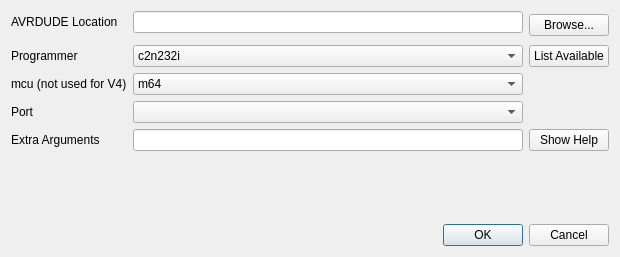
<?xml version="1.0" encoding="UTF-8"?>
<ui version="4.0">
 <class>burnConfigDialog</class>
 <widget class="QDialog" name="burnConfigDialog">
  <property name="geometry">
   <rect>
    <x>0</x>
    <y>0</y>
    <width>620</width>
    <height>257</height>
   </rect>
  </property>
  <property name="windowTitle">
   <string>AVRDUDE Configuration</string>
  </property>
  <property name="windowIcon">
   <iconset resource="companion9x.qrc">
    <normaloff>:/images/configure.png</normaloff>:/images/configure.png</iconset>
  </property>
  <layout class="QGridLayout" name="gridLayout_2">
   <item row="0" column="0">
    <layout class="QGridLayout" name="gridLayout">
     <item row="0" column="2">
      <widget class="QLineEdit" name="avrdude_location">
       <property name="toolTip">
        <string>Location of AVRDUDE executable</string>
       </property>
       <property name="whatsThis">
        <string>The location of the AVRDUDE.EXE executable.</string>
       </property>
       <property name="text">
        <string notr="true"/>
       </property>
      </widget>
     </item>
     <item row="0" column="4" rowspan="2">
      <widget class="QPushButton" name="pushButton">
       <property name="whatsThis">
        <string>Use this button to browse and look for the AVRDUDE.EXE executable file.</string>
       </property>
       <property name="text">
        <string>Browse...</string>
       </property>
      </widget>
     </item>
     <item row="2" column="0">
      <widget class="QLabel" name="label_2">
       <property name="text">
        <string>Programmer</string>
       </property>
       <property name="alignment">
        <set>Qt::AlignLeading|Qt::AlignLeft|Qt::AlignVCenter</set>
       </property>
      </widget>
     </item>
     <item row="2" column="2">
      <widget class="QComboBox" name="avrdude_programmer">
       <property name="whatsThis">
        <string>Programmer used for communicating with the controller.
Please consult the programmer's documentation and the AVRDUDE documentation to select the appropriate programmer.</string>
       </property>
       <property name="insertPolicy">
        <enum>QComboBox::InsertAlphabetically</enum>
       </property>
       <item>
        <property name="text">
         <string notr="true">c2n232i</string>
        </property>
       </item>
       <item>
        <property name="text">
         <string notr="true">dasa3</string>
        </property>
       </item>
       <item>
        <property name="text">
         <string notr="true">dasa</string>
        </property>
       </item>
       <item>
        <property name="text">
         <string notr="true">siprog</string>
        </property>
       </item>
       <item>
        <property name="text">
         <string notr="true">ponyser</string>
        </property>
       </item>
       <item>
        <property name="text">
         <string notr="true">89isp</string>
        </property>
       </item>
       <item>
        <property name="text">
         <string notr="true">frank-stk200</string>
        </property>
       </item>
       <item>
        <property name="text">
         <string notr="true">blaster</string>
        </property>
       </item>
       <item>
        <property name="text">
         <string notr="true">ere-isp-avr</string>
        </property>
       </item>
       <item>
        <property name="text">
         <string notr="true">atisp</string>
        </property>
       </item>
       <item>
        <property name="text">
         <string notr="true">dapa</string>
        </property>
       </item>
       <item>
        <property name="text">
         <string notr="true">xil</string>
        </property>
       </item>
       <item>
        <property name="text">
         <string notr="true">futurlec</string>
        </property>
       </item>
       <item>
        <property name="text">
         <string notr="true">abcmini</string>
        </property>
       </item>
       <item>
        <property name="text">
         <string notr="true">picoweb</string>
        </property>
       </item>
       <item>
        <property name="text">
         <string notr="true">sp12</string>
        </property>
       </item>
       <item>
        <property name="text">
         <string notr="true">alf</string>
        </property>
       </item>
       <item>
        <property name="text">
         <string notr="true">bascom</string>
        </property>
       </item>
       <item>
        <property name="text">
         <string notr="true">dt006</string>
        </property>
       </item>
       <item>
        <property name="text">
         <string notr="true">pony-stk200</string>
        </property>
       </item>
       <item>
        <property name="text">
         <string notr="true">stk200</string>
        </property>
       </item>
       <item>
        <property name="text">
         <string notr="true">bsd</string>
        </property>
       </item>
       <item>
        <property name="text">
         <string notr="true">pavr</string>
        </property>
       </item>
       <item>
        <property name="text">
         <string notr="true">dragon_pdi</string>
        </property>
       </item>
       <item>
        <property name="text">
         <string notr="true">dragon_dw</string>
        </property>
       </item>
       <item>
        <property name="text">
         <string notr="true">dragon_hvsp</string>
        </property>
       </item>
       <item>
        <property name="text">
         <string notr="true">dragon_pp</string>
        </property>
       </item>
       <item>
        <property name="text">
         <string notr="true">dragon_isp</string>
        </property>
       </item>
       <item>
        <property name="text">
         <string notr="true">dragon_jtag</string>
        </property>
       </item>
       <item>
        <property name="text">
         <string notr="true">jtag2pdi</string>
        </property>
       </item>
       <item>
        <property name="text">
         <string notr="true">jtag2avr32</string>
        </property>
       </item>
       <item>
        <property name="text">
         <string notr="true">jtagmkII_avr32</string>
        </property>
       </item>
       <item>
        <property name="text">
         <string notr="true">jtag2dw</string>
        </property>
       </item>
       <item>
        <property name="text">
         <string notr="true">jtag2isp</string>
        </property>
       </item>
       <item>
        <property name="text">
         <string notr="true">jtag2</string>
        </property>
       </item>
       <item>
        <property name="text">
         <string notr="true">jtag2fast</string>
        </property>
       </item>
       <item>
        <property name="text">
         <string notr="true">jtag2slow</string>
        </property>
       </item>
       <item>
        <property name="text">
         <string notr="true">jtagmkII</string>
        </property>
       </item>
       <item>
        <property name="text">
         <string notr="true">jtag1slow</string>
        </property>
       </item>
       <item>
        <property name="text">
         <string notr="true">jtag1</string>
        </property>
       </item>
       <item>
        <property name="text">
         <string notr="true">jtagmkI</string>
        </property>
       </item>
       <item>
        <property name="text">
         <string notr="true">avr911</string>
        </property>
       </item>
       <item>
        <property name="text">
         <string notr="true">avr109</string>
        </property>
       </item>
       <item>
        <property name="text">
         <string notr="true">butterfly</string>
        </property>
       </item>
       <item>
        <property name="text">
         <string notr="true">usbtiny</string>
        </property>
       </item>
       <item>
        <property name="text">
         <string notr="true">usbasp</string>
        </property>
       </item>
       <item>
        <property name="text">
         <string notr="true">avr910</string>
        </property>
       </item>
       <item>
        <property name="text">
         <string notr="true">stk600hvsp</string>
        </property>
       </item>
       <item>
        <property name="text">
         <string notr="true">stk600pp</string>
        </property>
       </item>
       <item>
        <property name="text">
         <string notr="true">stk600</string>
        </property>
       </item>
       <item>
        <property name="text">
         <string notr="true">stk500hvsp</string>
        </property>
       </item>
       <item>
        <property name="text">
         <string notr="true">stk500pp</string>
        </property>
       </item>
       <item>
        <property name="text">
         <string notr="true">stk500v2</string>
        </property>
       </item>
       <item>
        <property name="text">
         <string notr="true">mib510</string>
        </property>
       </item>
       <item>
        <property name="text">
         <string notr="true">stk500v1</string>
        </property>
       </item>
       <item>
        <property name="text">
         <string notr="true">stk500</string>
        </property>
       </item>
       <item>
        <property name="text">
         <string notr="true">buspirate</string>
        </property>
       </item>
       <item>
        <property name="text">
         <string notr="true">avrisp2</string>
        </property>
       </item>
       <item>
        <property name="text">
         <string notr="true">avrispmkII</string>
        </property>
       </item>
       <item>
        <property name="text">
         <string notr="true">avrispv2</string>
        </property>
       </item>
       <item>
        <property name="text">
         <string notr="true">avrisp</string>
        </property>
       </item>
       <item>
        <property name="text">
         <string notr="true">arduino</string>
        </property>
       </item>
      </widget>
     </item>
     <item row="2" column="4">
      <widget class="QPushButton" name="pushButton_3">
       <property name="whatsThis">
        <string>List all available programmers.</string>
       </property>
       <property name="text">
        <string>List Available</string>
       </property>
      </widget>
     </item>
     <item row="5" column="2">
      <widget class="QLineEdit" name="avrArgs">
       <property name="toolTip">
        <string>Extra arguments that will be passed to AVRDUDE on every call</string>
       </property>
       <property name="whatsThis">
        <string>Extra arguments used in AVRDUDE.
This can be used for providing extra information to AVRDUDE.

Please only use this if you know what you are doing.  There are no error checks and you could cripple your controller.</string>
       </property>
       <property name="text">
        <string notr="true"/>
       </property>
      </widget>
     </item>
     <item row="5" column="0">
      <widget class="QLabel" name="label_3">
       <property name="text">
        <string>Extra Arguments</string>
       </property>
       <property name="alignment">
        <set>Qt::AlignLeading|Qt::AlignLeft|Qt::AlignVCenter</set>
       </property>
      </widget>
     </item>
     <item row="5" column="4">
      <widget class="QPushButton" name="pushButton_4">
       <property name="whatsThis">
        <string>Show AVRDUDE help</string>
       </property>
       <property name="text">
        <string>Show Help</string>
       </property>
      </widget>
     </item>
     <item row="4" column="2">
      <widget class="QComboBox" name="avrdude_port">
       <property name="whatsThis">
        <string>Communication port to the programmer.
</string>
       </property>
       <item>
        <property name="text">
         <string notr="true"/>
        </property>
       </item>
       <item>
        <property name="text">
         <string notr="true">usb</string>
        </property>
       </item>
       <item>
        <property name="text">
         <string notr="true">com1</string>
        </property>
       </item>
       <item>
        <property name="text">
         <string notr="true">com2</string>
        </property>
       </item>
       <item>
        <property name="text">
         <string notr="true">com3</string>
        </property>
       </item>
       <item>
        <property name="text">
         <string notr="true">com4</string>
        </property>
       </item>
       <item>
        <property name="text">
         <string notr="true">lpt1</string>
        </property>
       </item>
       <item>
        <property name="text">
         <string notr="true">lpt2</string>
        </property>
       </item>
       <item>
        <property name="text">
         <string notr="true">lpt3</string>
        </property>
       </item>
       <item>
        <property name="text">
         <string notr="true">lpt4</string>
        </property>
       </item>
       <item>
        <property name="text">
         <string>avrdoper</string>
        </property>
       </item>
      </widget>
     </item>
     <item row="4" column="0">
      <widget class="QLabel" name="label_5">
       <property name="text">
        <string>Port</string>
       </property>
       <property name="alignment">
        <set>Qt::AlignLeading|Qt::AlignLeft|Qt::AlignVCenter</set>
       </property>
      </widget>
     </item>
     <item row="0" column="0">
      <widget class="QLabel" name="label">
       <property name="text">
        <string>AVRDUDE Location</string>
       </property>
       <property name="alignment">
        <set>Qt::AlignLeading|Qt::AlignLeft|Qt::AlignVCenter</set>
       </property>
      </widget>
     </item>
     <item row="3" column="0">
      <widget class="QLabel" name="label_4">
       <property name="text">
        <string>mcu (not used for V4)</string>
       </property>
       <property name="alignment">
        <set>Qt::AlignLeading|Qt::AlignLeft|Qt::AlignVCenter</set>
       </property>
      </widget>
     </item>
     <item row="3" column="2">
      <widget class="QComboBox" name="avrdude_mcu">
       <property name="whatsThis">
        <string>Programmer used for communicating with the controller.
Please consult the programmer's documentation and the AVRDUDE documentation to select the appropriate programmer.</string>
       </property>
       <property name="insertPolicy">
        <enum>QComboBox::InsertAlphabetically</enum>
       </property>
       <item>
        <property name="text">
         <string>m64</string>
        </property>
       </item>
       <item>
        <property name="text">
         <string>m128</string>
        </property>
       </item>
       <item>
        <property name="text">
         <string>m328p</string>
        </property>
       </item>
       <item>
        <property name="text">
         <string>m2560</string>
        </property>
       </item>
      </widget>
     </item>
    </layout>
   </item>
   <item row="2" column="0">
    <widget class="QDialogButtonBox" name="buttonBox">
     <property name="orientation">
      <enum>Qt::Horizontal</enum>
     </property>
     <property name="standardButtons">
      <set>QDialogButtonBox::Cancel|QDialogButtonBox::Ok</set>
     </property>
     <property name="centerButtons">
      <bool>false</bool>
     </property>
    </widget>
   </item>
   <item row="1" column="0">
    <spacer name="verticalSpacer">
     <property name="orientation">
      <enum>Qt::Vertical</enum>
     </property>
     <property name="sizeHint" stdset="0">
      <size>
       <width>20</width>
       <height>40</height>
      </size>
     </property>
    </spacer>
   </item>
  </layout>
 </widget>
 <resources>
  <include location="companion9x.qrc"/>
 </resources>
 <connections>
  <connection>
   <sender>buttonBox</sender>
   <signal>rejected()</signal>
   <receiver>burnConfigDialog</receiver>
   <slot>reject()</slot>
   <hints>
    <hint type="sourcelabel">
     <x>316</x>
     <y>260</y>
    </hint>
    <hint type="destinationlabel">
     <x>286</x>
     <y>274</y>
    </hint>
   </hints>
  </connection>
  <connection>
   <sender>buttonBox</sender>
   <signal>accepted()</signal>
   <receiver>burnConfigDialog</receiver>
   <slot>accept()</slot>
   <hints>
    <hint type="sourcelabel">
     <x>248</x>
     <y>254</y>
    </hint>
    <hint type="destinationlabel">
     <x>157</x>
     <y>274</y>
    </hint>
   </hints>
  </connection>
 </connections>
</ui>
